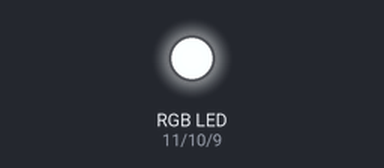
Simulated run of this sketch. Board: Arduino Uno, built with avr-gcc and run on an emulated ATmega328P. Shown: an RGB LED mixed from three pins (HIGH = lit).

Above: at 0.05 s.
At 2.1 s:
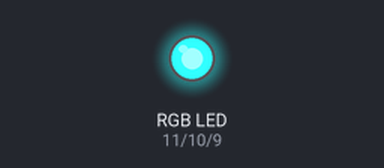
At 2.6 s:
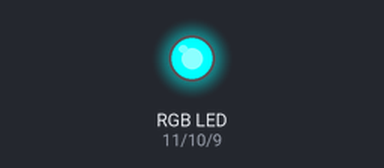
At 4.15 s:
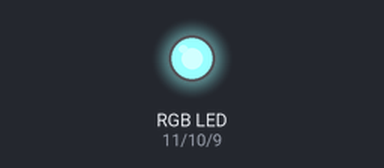
At 6.8 s:
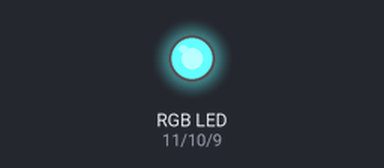
At 9.85 s:
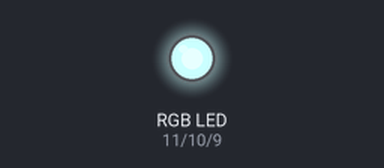
Timing chart, 0 to 12.0 s (numbered marks = the images above):
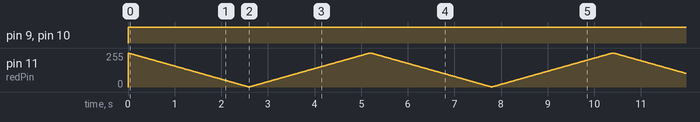

Measured:
- by itself, pin 9 (bluePin), pin 10 (greenPin): LOW → HIGH at 0.00 s

The sketch:

RGB_LED_01.ino
```cpp
// RGB LED 01
// RJ Duran
// Fade up and and down with Red color
// Note: This example uses a Common Anode RGB LED.
// Go here to learn more about Common Cathode and Common Anode LEDs:
// https://youtu.be/JpEFAXenTyY?t=419
// https://create.arduino.cc/projecthub/muhammad-aqib/arduino-rgb-led-tutorial-fc003e

int redPin = 11;    // set pin for red LED
int greenPin = 10;  // set pin for green LED
int bluePin = 9;    // set pin for blue LED

int val;
int delta = 10;

void setup() {
  pinMode(redPin, OUTPUT);
  pinMode(bluePin, OUTPUT);
  pinMode(greenPin, OUTPUT);
}
void loop()
{
  // Green and Blue are fixed in this case
  analogWrite(greenPin, 255);
  analogWrite(bluePin, 255);

  // RED
  // Ramp Up
  for (val = 255; val > 0; val--) {
    analogWrite(redPin, val);
    delay(delta);
    Serial.println(val, DEC);
  }
  // Ramp Down
  for (val = 0; val < 255; val++) {
    analogWrite(redPin, val);
    delay(delta);
    Serial.println(val, DEC);
  }
  delay(2 * delta);
}
```
